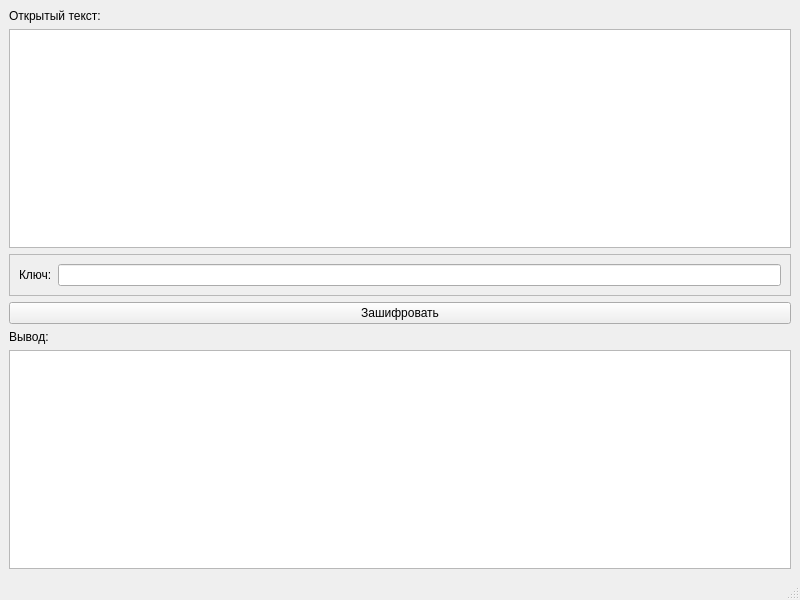
<?xml version="1.0" encoding="UTF-8"?>
<ui version="4.0">
 <class>Shifr</class>
 <widget class="QMainWindow" name="Shifr">
  <property name="geometry">
   <rect>
    <x>0</x>
    <y>0</y>
    <width>800</width>
    <height>600</height>
   </rect>
  </property>
  <property name="windowTitle">
   <string>Shifr</string>
  </property>
  <widget class="QWidget" name="centralwidget">
   <layout class="QVBoxLayout" name="verticalLayout">
    <item>
     <widget class="QLabel" name="label_3">
      <property name="text">
       <string>Открытый текст:</string>
      </property>
     </widget>
    </item>
    <item>
     <widget class="QTextEdit" name="write"/>
    </item>
    <item>
     <widget class="QFrame" name="frame">
      <property name="frameShape">
       <enum>QFrame::StyledPanel</enum>
      </property>
      <property name="frameShadow">
       <enum>QFrame::Raised</enum>
      </property>
      <layout class="QHBoxLayout" name="horizontalLayout">
       <item>
        <widget class="QLabel" name="label_2">
         <property name="text">
          <string>Ключ:</string>
         </property>
        </widget>
       </item>
       <item>
        <widget class="QLineEdit" name="number"/>
       </item>
      </layout>
     </widget>
    </item>
    <item>
     <widget class="QPushButton" name="pushButton">
      <property name="text">
       <string>Зашифровать</string>
      </property>
     </widget>
    </item>
    <item>
     <widget class="QLabel" name="label">
      <property name="text">
       <string>Вывод:</string>
      </property>
     </widget>
    </item>
    <item>
     <widget class="QTextBrowser" name="Answer"/>
    </item>
   </layout>
  </widget>
  <widget class="QMenuBar" name="menubar">
   <property name="geometry">
    <rect>
     <x>0</x>
     <y>0</y>
     <width>800</width>
     <height>20</height>
    </rect>
   </property>
  </widget>
  <widget class="QStatusBar" name="statusbar"/>
 </widget>
 <resources/>
 <connections/>
</ui>
